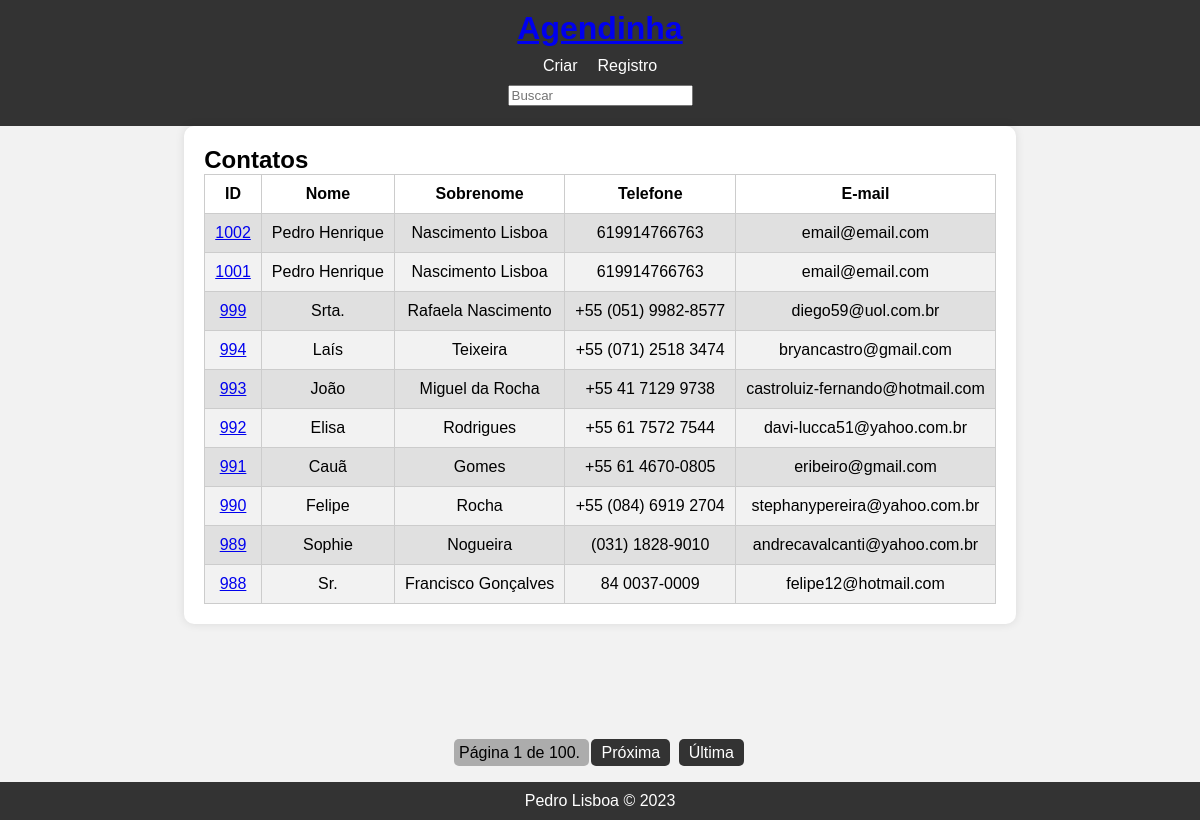
/, run on an earlier commit of the app's database.
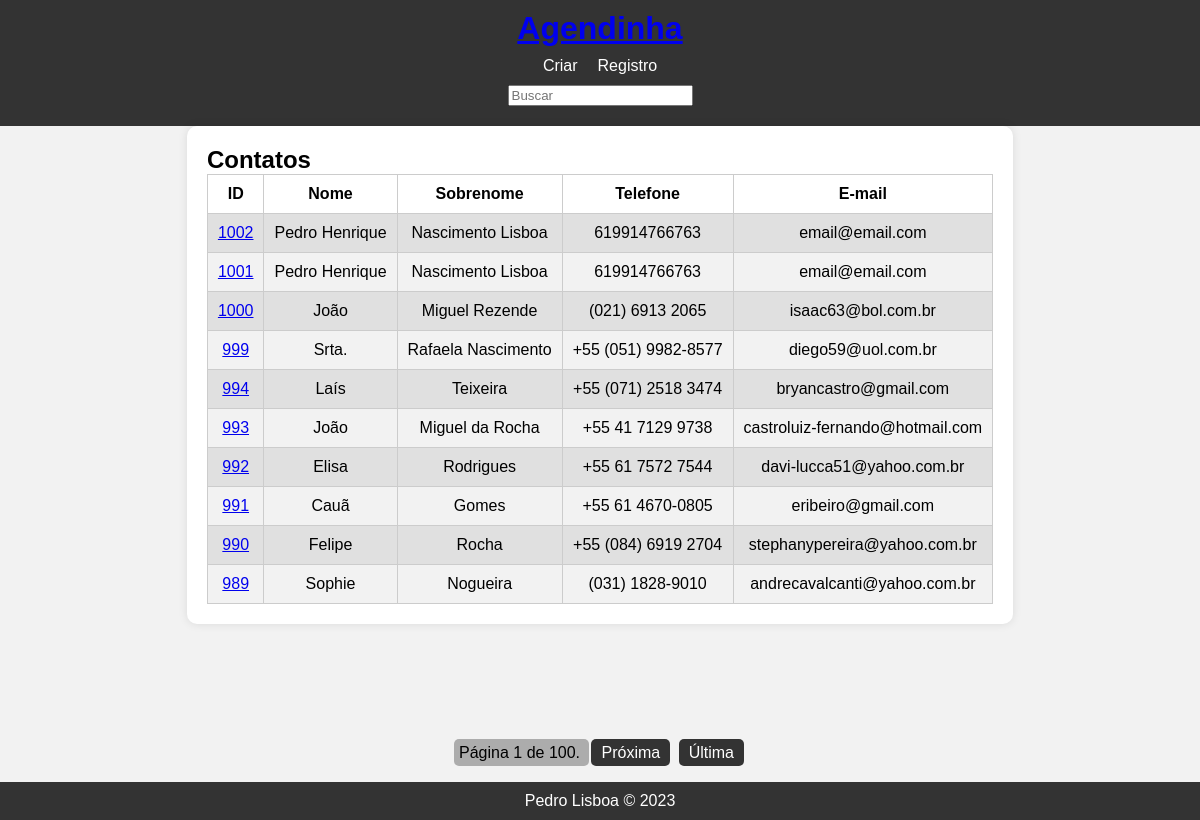
And on a later commit of the database.
### contato/models.py (models this page shows, shortened)
class Contato(models.Model):
    nome = models.CharField(max_length=50)
    sobrenome = models.CharField(max_length=50, blank=True)
    telefone = models.CharField(max_length=50)
    email = models.EmailField(max_length=254)
    data_de_criacao = models.DateTimeField(default=timezone.now)
    descricao = models.TextField(blank=True)
    mostrar = models.BooleanField(default=True)
    imagem = models.ImageField(blank=True, upload_to='imagens/%Y/%m')
    categoria = models.ForeignKey(
        Categoria,
        on_delete=models.SET_NULL,
        blank=True,
        null=True)
    dono = models.ForeignKey(
        User,
        on_delete=models.SET_NULL,
        blank=True,
        null=True)
    class Meta:
        verbose_name = 'Cantato'
        verbose_name_plural = 'Contatos'

### contato/views/contato_views.py (the view)
# urls.py: path('', index, name='index'),
def index(request):
    contatos = Contato.objects.filter(mostrar=True).order_by('-id')
    paginator = Paginator(contatos, 10)
    page_number = request.GET.get("page")
    page_obj = paginator.get_page(page_number)
    context = {
        'contatos': page_obj,
    }
    return render(request, 'index.html', context)

### contato/templates/index.html (shortened to what this page needs)
{% extends "base.html" %}
{% block conteudo %}
    <div class="container__main">
        <div class="container__contatos">
            <h2>Contatos</h2>
            <table>
                <thead>
                    <tr>
                        <th>ID</th>
                        <th>Nome</th>
                        <th>Sobrenome</th>
                        <th>Telefone</th>
                        <th>E-mail</th>
                    </tr>
                </thead>
                <tbody>
                    {% for contato in contatos %}
                        <tr>
                            <td>
                                <a href="{% url 'contato_unico' contato.id %}">{{contato.id}}</a>
                            </td>
                            <td>{{contato.nome}}</td>
                            <td>{{contato.sobrenome}}</td>
                            <td>{{contato.telefone}}</td>
                            <td>{{contato.email}}</td>
                        </tr>
                    {% endfor %}
                </tbody>
            </table>
        </div>
    </div>
    {% include "pagination.html" %}
{% endblock conteudo %}

What changed in the data, as far as the page shows it:
no longer on this page (row unchanged): Contato: id "988", nome "Sr.", sobrenome "Francisco Gonçalves", telefone "84 0037-0009", email "felipe12@hotmail.com"
now on this page (row edited): Contato: id "1000", nome "João", sobrenome "Miguel Rezende", telefone "(021) 6913 2065", email "isaac63@bol.com.br"
